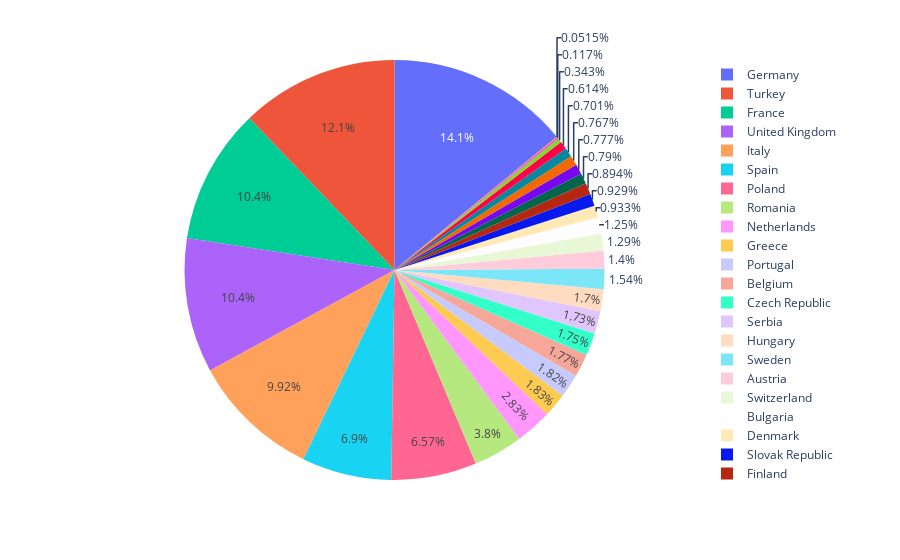

Source (notebook cell):
### Code cell
fig = px.pie(
    df,
    values='pop',
    names='country'
)
fig.show()

### Figure 1 — Plotly figure (JSON) as saved in the notebook; plotly's stock layout.template omitted (floating-point values rounded to 4 significant figures)
{"data": [{"domain": {"x": [0, 1], "y": [0, 1]}, "hovertemplate": "country=%{label}<br>pop=%{value}<extra></extra>", "labels": ["Albania", "Austria", "Belgium", "Bosnia and Herzegovina", "Bulgaria", "Croatia", "Czech Republic", "Denmark", "Finland", "France", "Germany", "Greece", "Hungary", "Iceland", "Ireland", "Italy", "Montenegro", "Netherlands", "Norway", "Poland", "Portugal", "Romania", "Serbia", "Slovak Republic", "Slovenia", "Spain", "Sweden", "Switzerland", "Turkey", "United Kingdom"], "legendgroup": "", "name": "", "showlegend": true, "type": "pie", "values": [3600523, 8199783, 10392226, 4552198, 7322858, 4493312, 10228744, 5468120, 5238460, 61083916, 82400996, 10706290, 9956108, 301931, 4109086, 58147733, 684736, 16570613, 4627926, 38518241, 10642836, 22276056, 10150265, 5447502, 2009245, 40448191, 9031088, 7554661, 71158647, 60776238]}], "layout": {"legend": {"tracegroupgap": 0}, "margin": {"t": 60}}}
